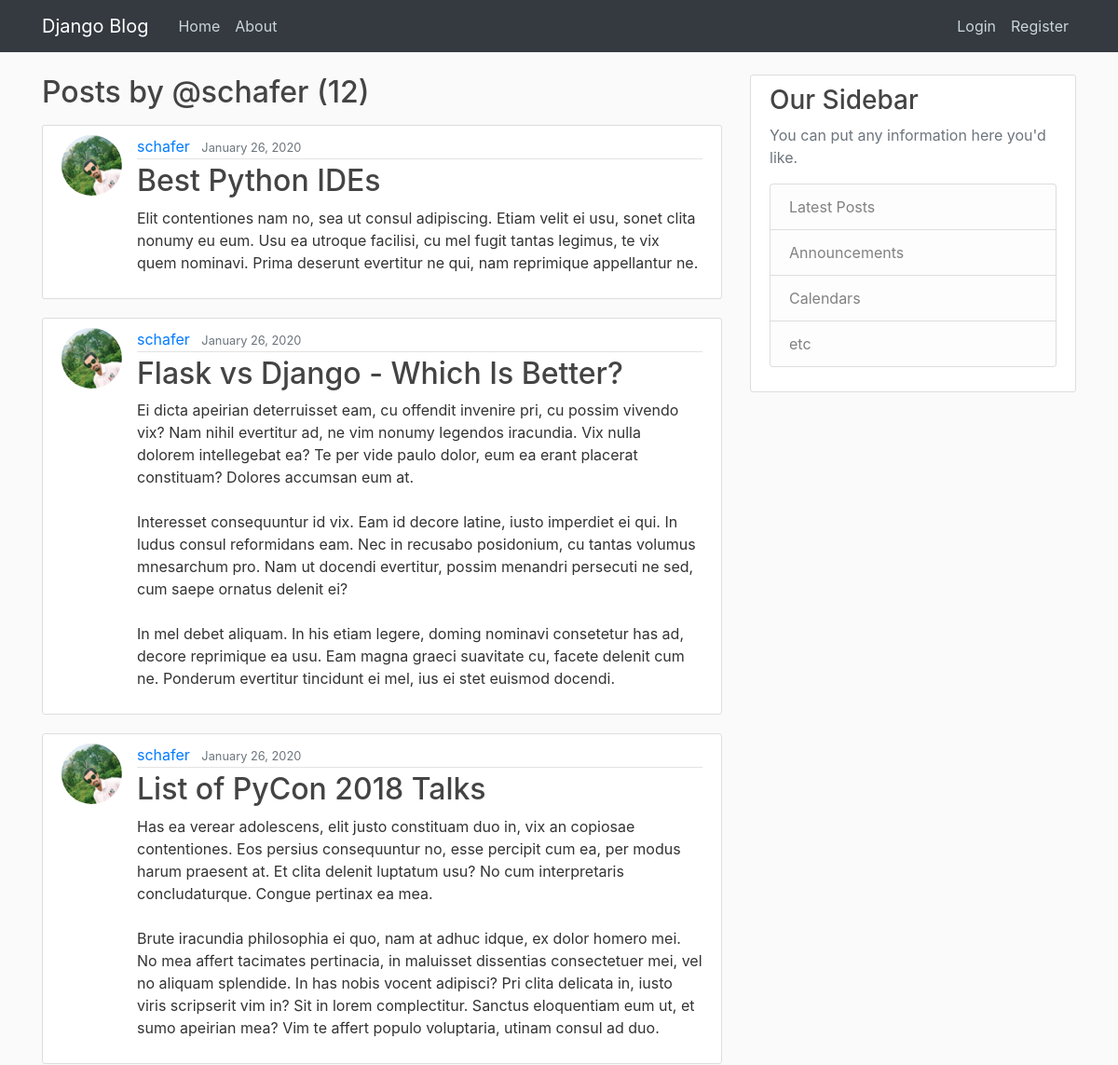
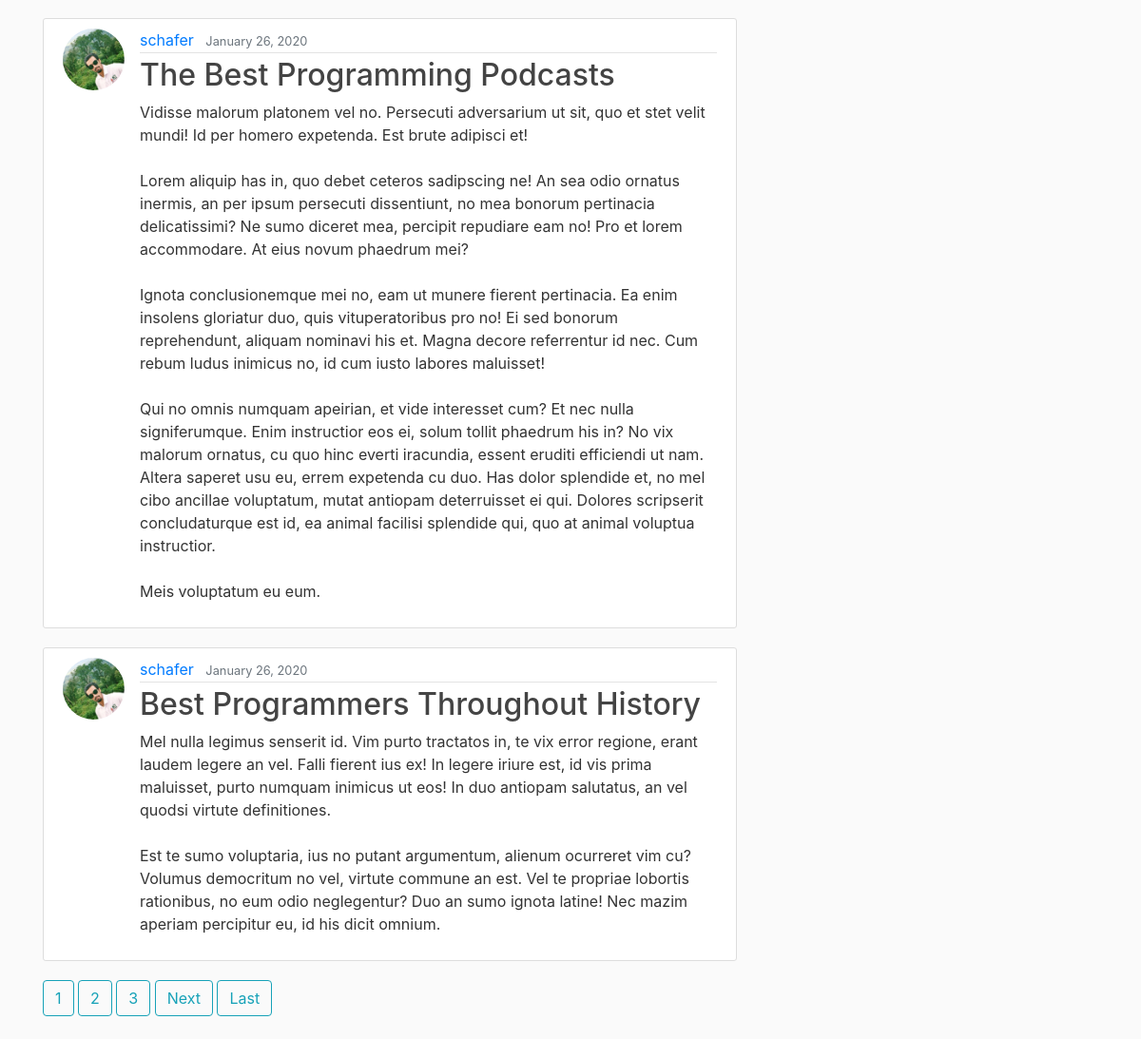
/user/schafer, run on an earlier commit of the app's database (2 pictures, top to bottom).
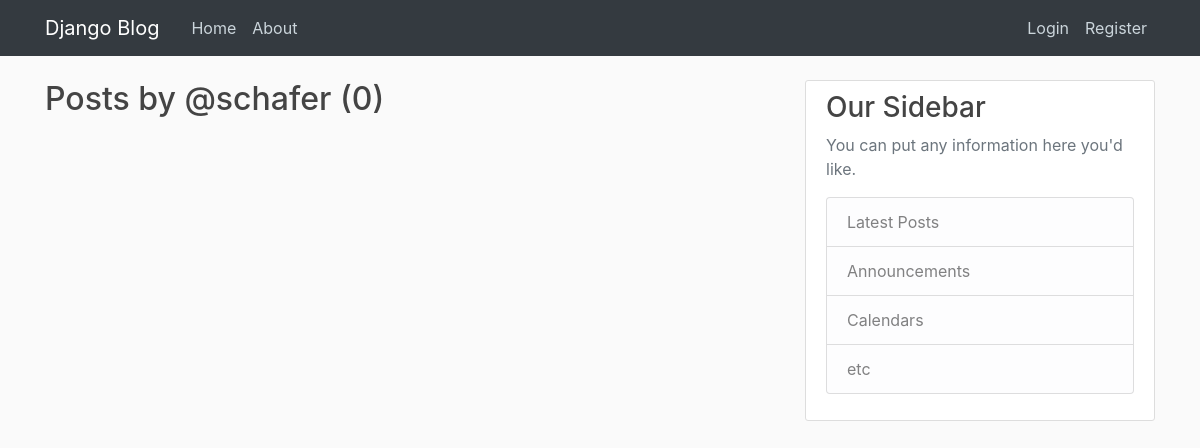
And on a later commit of the database.
### blog/models.py (models this page shows, shortened)
class Post(models.Model):
    author = models.ForeignKey(User, on_delete=models.CASCADE, related_name="posts_author")
    title = models.CharField(max_length=100)
    content = models.TextField()
    date_posted = models.DateTimeField(default=timezone.now)

### users/models.py (models this page shows, shortened)
class Profile(models.Model):
    user = models.OneToOneField(User, on_delete=models.CASCADE)
    image = models.ImageField(default='default.png', upload_to='profile_photos')

### blog/views.py (the view)
# urls.py: path('user/<str:username>', v.UserPostListView.as_view(), name='user-posts'),
class UserPostListView(ListView):
    model = Post
    template_name = 'blog/user_posts.html'
    context_object_name = 'posts'
    paginate_by = 5
    def get_queryset(self):
        user = get_object_or_404(User, username=self.kwargs.get('username'))
        return Post.objects.filter(author=user).order_by('-date_posted')

### blog/templates/blog/user_posts.html (shortened to what this page needs)
{% extends 'blog/base.html' %}
{% block content %}
    <h2 class="mb-3">Posts by @{{ view.kwargs.username }} ({{ page_obj.paginator.count }})</h2>
    {% for post in posts %}
        <article class="media content-section">
            <img class="rounded-circle article-img" src="{{ post.author.profile.image.url }}">
            <div class="media-body">
              <div class="article-metadata">
                <a class="mr-2" href="{% url 'blog:user-posts' post.author.username %}">{{ post.author }}</a>
                <small class="text-muted">{{ post.date_posted | date:"F d, Y" }}</small>
              </div>
              <h2><a class="article-title" href="{% url 'blog:post-detail' post.pk %}">{{ post.title }}</a></h2>
              <p class="article-content">{{ post.content }}</p>
            </div>
          </article>
    {% endfor %}
    {% if is_paginated %}
        {% for num in page_obj.paginator.page_range %}
            {% if page_obj.number == number %}
                <a class="btn btn-outline-info mb-4" href="?page={{ num }}">{{ num }}</a>
            {% elif num > page_obj.number|add:'-3' and num < page_obj.number|add:'3' %}
                <a class="btn btn-outline-info mb-4" href="?page={{ num }}">{{ num }}</a>
             {% endif %}
        {% endfor %}
        {% if page_obj.has_next %}
            <a class="btn btn-outline-info mb-4" href="?page={{ page_obj.next_page_number }}">Next</a>
            <a class="btn btn-outline-info mb-4" href="?page={{ paginator.num_pages }}">Last</a>
        {% endif  %}
    {% endif %}
{% endblock content %}

What changed in the data, as far as the page shows it:
removed Post: author.profile.image (picture), author "schafer", date_posted "January 26, 2020", title "Best Python IDEs", content "Elit contentiones nam no, sea ut consul adipiscing. Etiam velit ei usu, sonet clita nonumy eu eum. Usu ea utroque facilisi, cu mel fugit tantas legimus, te vix quem nominavi. Prima deserunt evertitur ne qui, nam reprimique appellantur ne."
removed Post: author.profile.image (picture), author "schafer", date_posted "January 26, 2020", title "Flask vs Django - Which Is Better?", content "Ei dicta apeirian deterruisset eam, cu offendit invenire pri, cu possim vivendo vix? Nam nihil evertitur ad, ne vim nonumy legendos iracundia. Vix nulla dolorem intellegebat ea? Te per vide paulo dolor, eum ea erant placerat constituam? Dolores accumsan eum at. Interesset consequuntur id vix. Eam id decore latine, iusto imperdiet ei qui. In ludus consul reformidans eam. Nec in recusabo posidonium, cu tantas volumus mnesarchum pro. Nam ut docendi evertitur, possim menandri persecuti ne sed, cum saepe ornatus delenit ei? In mel debet aliquam. In his etiam legere, doming nominavi consetetur has ad, decore reprimique ea usu. Eam magna graeci suavitate cu, facete delenit cum ne. Ponderum…"
removed Post: author.profile.image (picture), author "schafer", date_posted "January 26, 2020", title "List of PyCon 2018 Talks", content "Has ea verear adolescens, elit justo constituam duo in, vix an copiosae contentiones. Eos persius consequuntur no, esse percipit cum ea, per modus harum praesent at. Et clita delenit luptatum usu? No cum interpretaris concludaturque. Congue pertinax ea mea. Brute iracundia philosophia ei quo, nam at adhuc idque, ex dolor homero mei. No mea affert tacimates pertinacia, in maluisset dissentias consectetuer mei, vel no aliquam splendide. In has nobis vocent adipisci? Pri clita delicata in, iusto viris scripserit vim in? Sit in lorem complectitur. Sanctus eloquentiam eum ut, et sumo apeirian mea? Vim te affert populo voluptaria, utinam consul ad duo."
removed Post: author.profile.image (picture), author "schafer", date_posted "January 26, 2020", title "The Best Programming Podcasts", content "Vidisse malorum platonem vel no. Persecuti adversarium ut sit, quo et stet velit mundi! Id per homero expetenda. Est brute adipisci et! Lorem aliquip has in, quo debet ceteros sadipscing ne! An sea odio ornatus inermis, an per ipsum persecuti dissentiunt, no mea bonorum pertinacia delicatissimi? Ne sumo diceret mea, percipit repudiare eam no! Pro et lorem accommodare. At eius novum phaedrum mei? Ignota conclusionemque mei no, eam ut munere fierent pertinacia. Ea enim insolens gloriatur duo, quis vituperatoribus pro no! Ei sed bonorum reprehendunt, aliquam nominavi his et. Magna decore referrentur id nec. Cum rebum ludus inimicus no, id cum iusto labores maluisset! Qui no omnis numquam…"
removed Post: author.profile.image (picture), author "schafer", date_posted "January 26, 2020", title "Best Programmers Throughout History", content "Mel nulla legimus senserit id. Vim purto tractatos in, te vix error regione, erant laudem legere an vel. Falli fierent ius ex! In legere iriure est, id vis prima maluisset, purto numquam inimicus ut eos! In duo antiopam salutatus, an vel quodsi virtute definitiones. Est te sumo voluptaria, ius no putant argumentum, alienum ocurreret vim cu? Volumus democritum no vel, virtute commune an est. Vel te propriae lobortis rationibus, no eum odio neglegentur? Duo an sumo ignota latine! Nec mazim aperiam percipitur eu, id his dicit omnium."
Also different on the page:
{{ page_obj.paginator.count }}: "12" → "0"
list line gone: "1"
list line gone: "2"
list line gone: "3"
text no longer shown: "Next Last"
